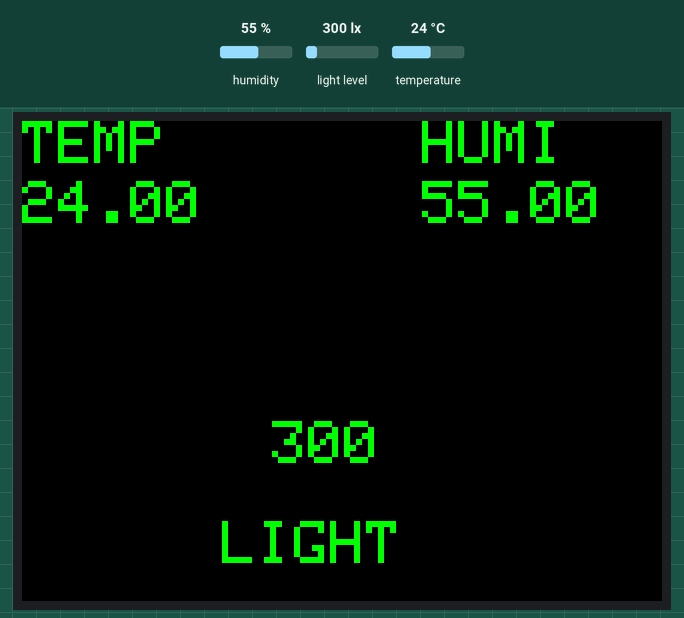
Recording of a sketch running on a simulated ESP32. Shown: 320×240 colour display. Wiring (inferred from the names in the program): BH1750 light sensor at I2C address 0x23. The inputs (shaded band) are chosen by the test bench; at power-on: humidity 55 %, light level 300 lx, temperature 24 °C. What the sketch prints to the serial monitor is not drawn.

Above: at 1.4 s.
1.5 s: humidity set to 22 %
At 3.5 s:
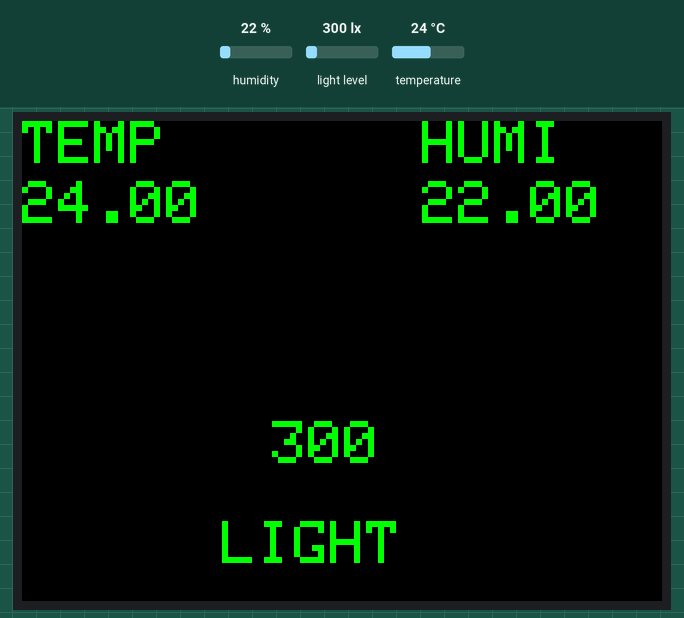
3.9 s: light level set to 40 lx
At 4.8 s:
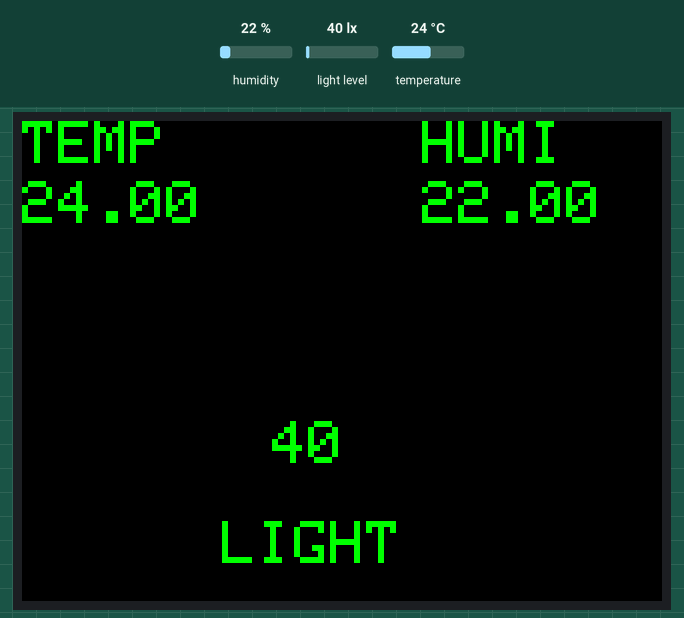
5.5 s: temperature set to 12 °C
At 7.5 s:
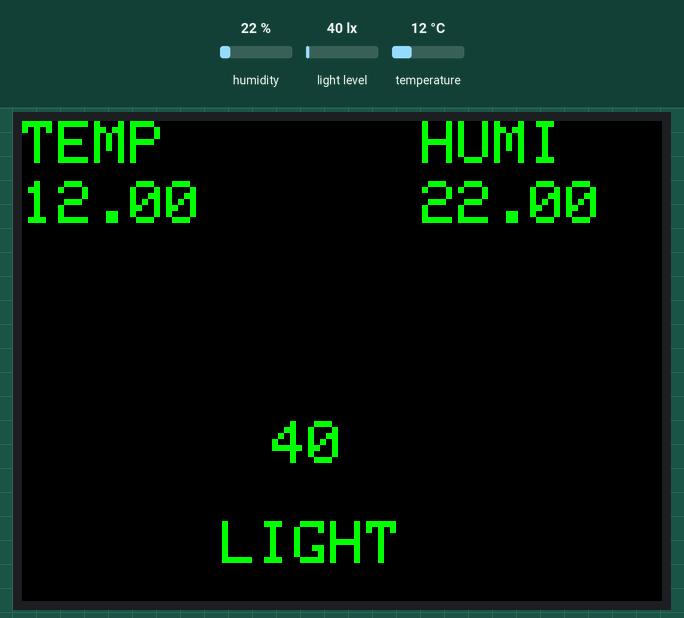
8.2 s: light level set to 500 lx
At 8.8 s:
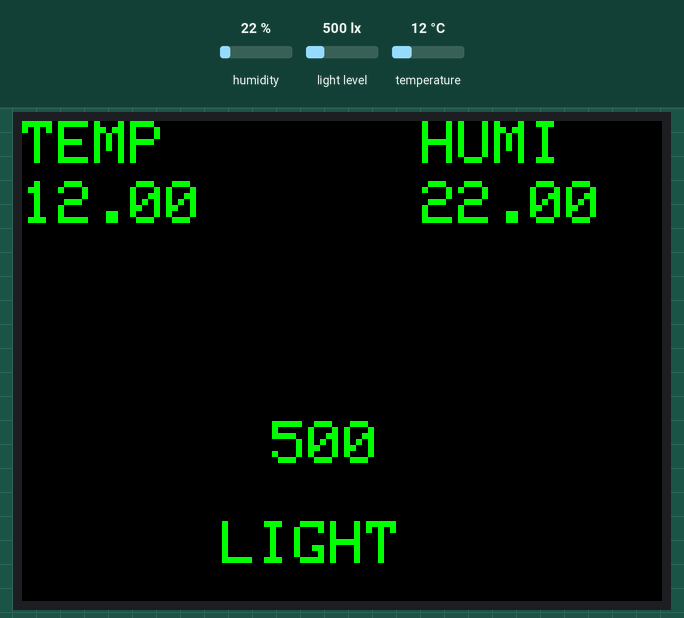
9.8 s: humidity set to 40 %
At 11.6 s:
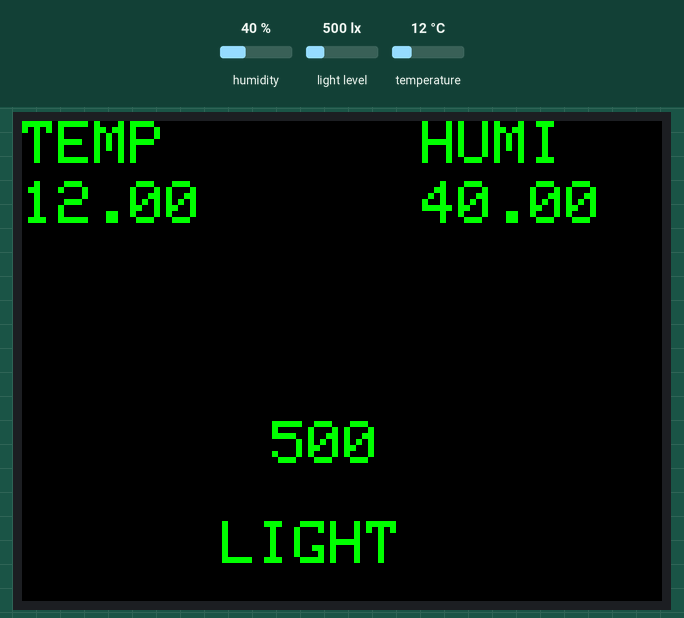
12.5 s: light level set to 1000 lx
At 13.0 s:
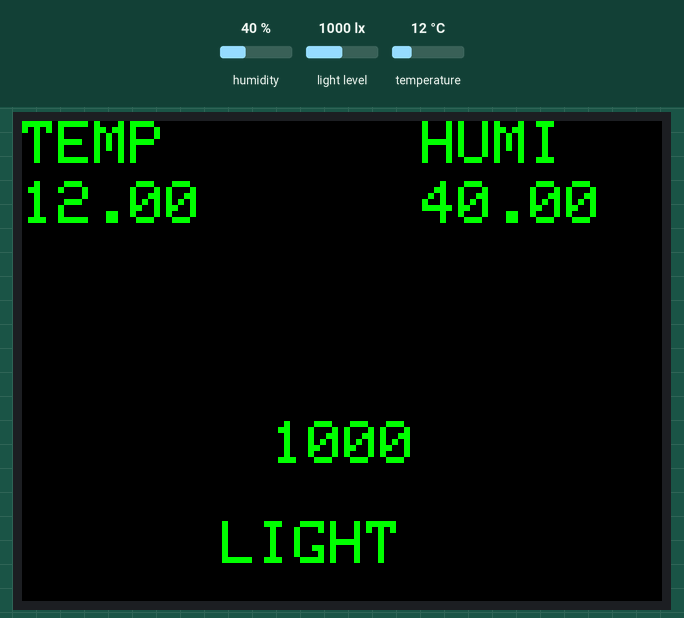
Timing chart, 0 to 15.1 s (numbered marks = the images above; inputs shaded):
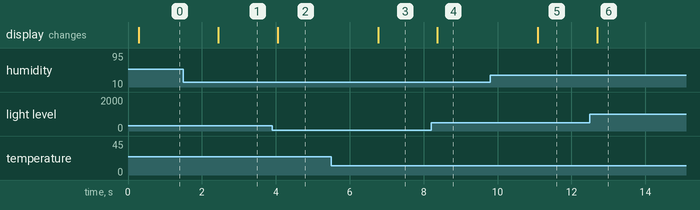

Measured:
- after the input at 1.5 s, the display: changes after 0.95 s (image 1)
- after the input at 3.9 s, the display: changes after 0.15 s (image 2)
- after the input at 5.5 s, the display: changes after 1.3 s (image 3)
- after the input at 8.2 s, the display: changes after 0.17 s (image 4)
- after the input at 9.8 s, the display: changes after 1.3 s (image 5)
- after the input at 12.5 s, the display: changes after 0.19 s (image 6)

The sketch:

EX1.ino
```cpp
#include <DHT.h>
#include <TFT_eSPI.h>
#include <Wire.h>
#include <math.h>
#define DHTPIN 2
#define DHTTYPE DHT11
TFT_eSPI tft;
DHT dht(DHTPIN, DHTTYPE);
int BH1750address = 0x23;
byte buff[2];

void setup() {
  Serial.begin(115200);
  dht.begin();
  Wire.begin();
  tft.begin();
  tft.setRotation(3);
  tft.fillScreen(TFT_BLACK);
  tft.setTextColor(TFT_GREEN, TFT_BLACK);
  tft.setTextSize(3);
}

void loop() {
  int i;
  uint16_t val = 0;
  BH1750_Init(BH1750address);
  //delay(200);
  if (2 == BH1750_Read(BH1750address))
  {
    val = ((buff[0] << 8) | buff[1]) / 1.2;
    Serial.print(val, DEC);
    Serial.println("lux");
  }
  float h = dht.readHumidity();
  float t = dht.readTemperature();
  //if (isnan(h) || isnan(t) || isnan(f)) //isnan mean not-a-number num-give=1 notnum-give=0
  if (isnan(h) || isnan(t)) {
    Serial.println("Failed to read from DHT sensor!");
    return;
  }
  //float hi = dht.computeHeatIndex(f, h);
  Serial.print("Humidity: ");
  Serial.print(h);
  Serial.println(" %\t");
  Serial.print("Temperature: ");
  Serial.print(t);
  Serial.println(" *C ");
  tft.drawString("TEMP", 0, 0);
  tft.drawString("             ", 0, 30);
  tft.drawString(String(t), 0, 30);
  tft.drawString("HUMI", 200, 0);
  tft.drawString(String(h), 200, 30);
  tft.drawString("LIGHT", 100, 200);
  tft.drawString("            ", 125, 150);
  tft.drawString(String(val, DEC), 125, 150);
  delay(500);
}

int BH1750_Read(int address) //
{
  int i = 0;
  Wire.beginTransmission(address);
  Wire.requestFrom(address, 2);
  while (Wire.available()) //
  {
    buff[i] = Wire.read();  // receive one byte
    i++;
  }
  Wire.endTransmission();
  return i;
}

void BH1750_Init(int address)
{
  Wire.beginTransmission(address);
  Wire.write(0x10);//1lx reolution 120ms
  Wire.endTransmission();
}
```
